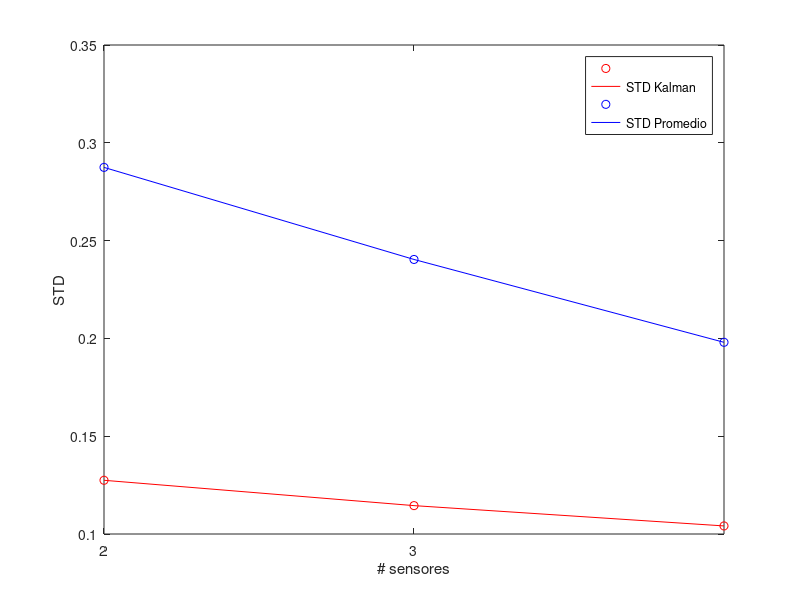

This figure's MATLAB source:
clear all;close all;clc
N = [2 3 4];
x1 = [0.12746	0.11451	0.10413]
x2 = [0.28743	0.24036	0.198]

figure(1)
plot(N,x1,'or')
hold on
plot(N,x1,'-r')
plot(N,x2,'ob')
plot(N,x2,'-b')
set(gca,'xtick',0:3)

%grid on
legend('','STD Kalman','','STD Promedio')
ylabel('STD')
xlabel('# sensores')